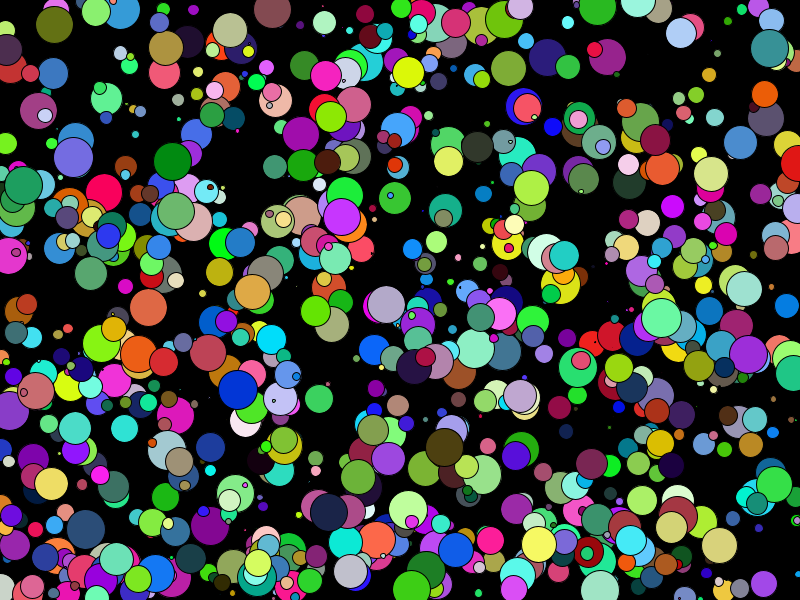
Frame 1 (no input)
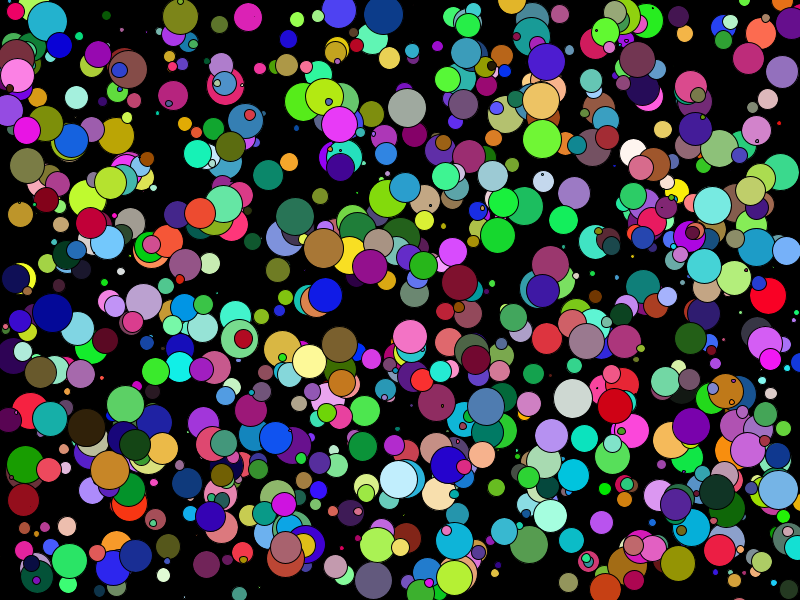
Frame 60 (the mouse pressed at the canvas centre just before this capture)
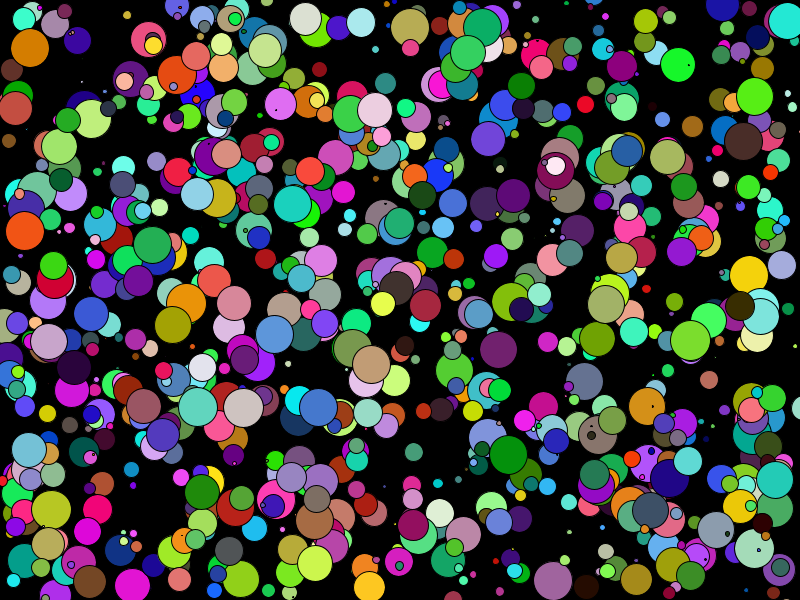
Frame 120 (the mouse held since frame 60 and released just before this capture)

The Processing sketch that drew these frames (run headless with seeded random() and noise(); from frame 60 on, the mouse is pressed at the canvas centre):

// Processing sketch: LotsOfBalls
// ── LotsOfBalls.pde
//declare variables
int count=1000;

float[] x=new float[count];
float[]y=new float[count];
float[]velX= new float[count];
float[]velY= new float[count];
float[] diam= new float [count];
void setup() {
  //set size of canvas
  size(800,600);
    int i=0;
  while (i < count) {
    //initialize variables
    x[i] = random(width);
    y[i] = random(height);
    diam[i] = random(40);
    velX[i] = random(-20, 20);
    velY[i] = random(-20, 20);
    i++;
  }
}

void draw() {
  //draw background to cover previous frame
  background(0);
  drawcircle();
}




void drawcircle() {
  int i =0;
  for(i=0;i<count;i++) {
  fill(random(255),random(255),random(255));
   //draw ball

    ellipse(x[i], y[i], diam[i], diam[i]);

    //add velocity to position
    x[i]+= velX[i];
    y[i] += velY[i];

    //bounce ball if it hits walls
    if (x[i] + diam[i]/2 >= width) {
      velX[i] = -abs(velX[i]);    //if the ball hits the right wall, assign x velocity the negative version of itself
    } else if (x[i] - diam[i]/2 <= 0) {
      velX[i] = abs(velX[i]);     //if the ball hits the left wall, assign x velocity the positive version of itself
    }
    if (y[i] + diam[i]/2 >= height) {
      velY[i] = -abs(velY[i]);
    } else if (y[i] - diam[i]/2 <= 0) {
      velY[i] = abs(velY[i]);
    }
   }
}
